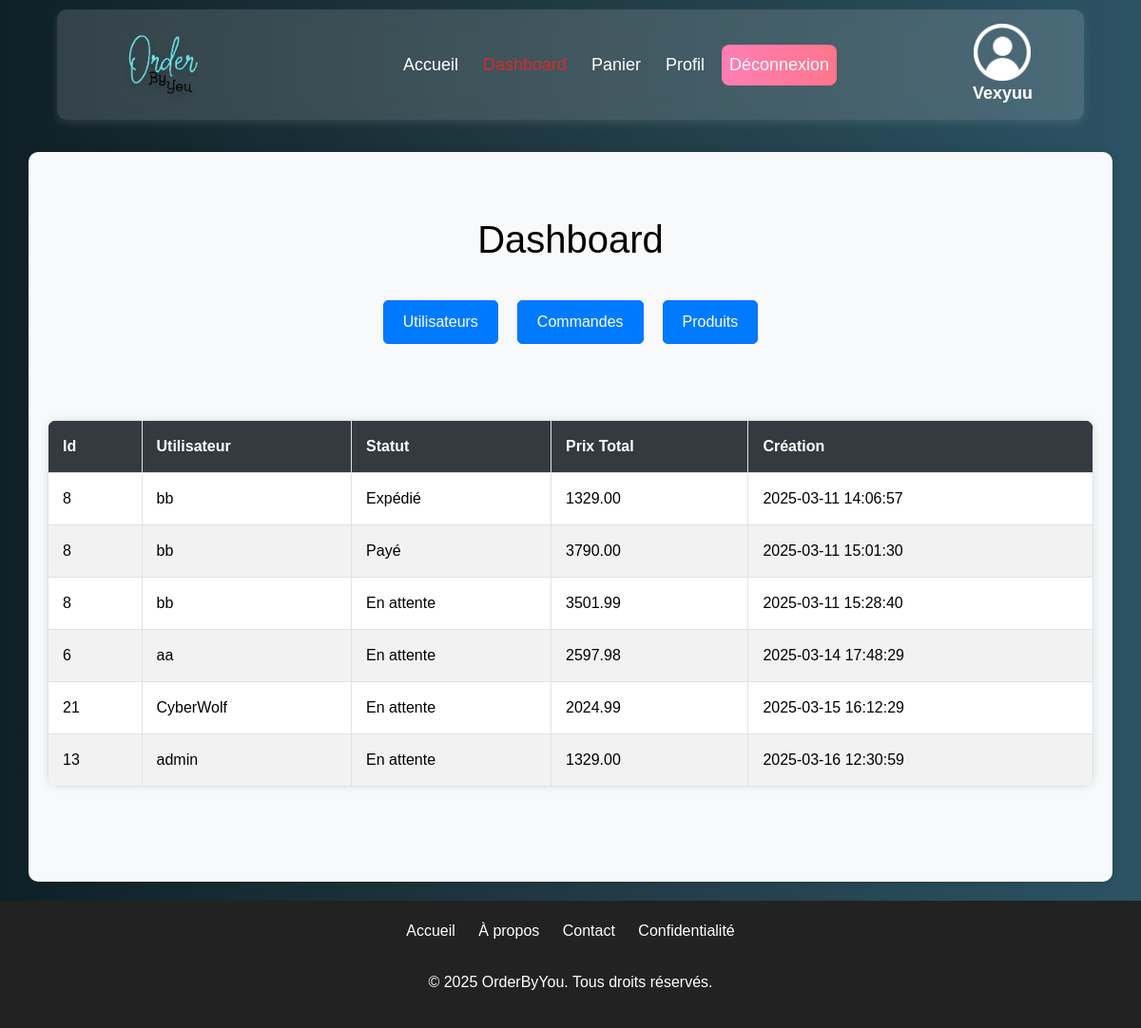
The page /index.php?pages=dashboard&orders (signed in) on the database as committed earlier.
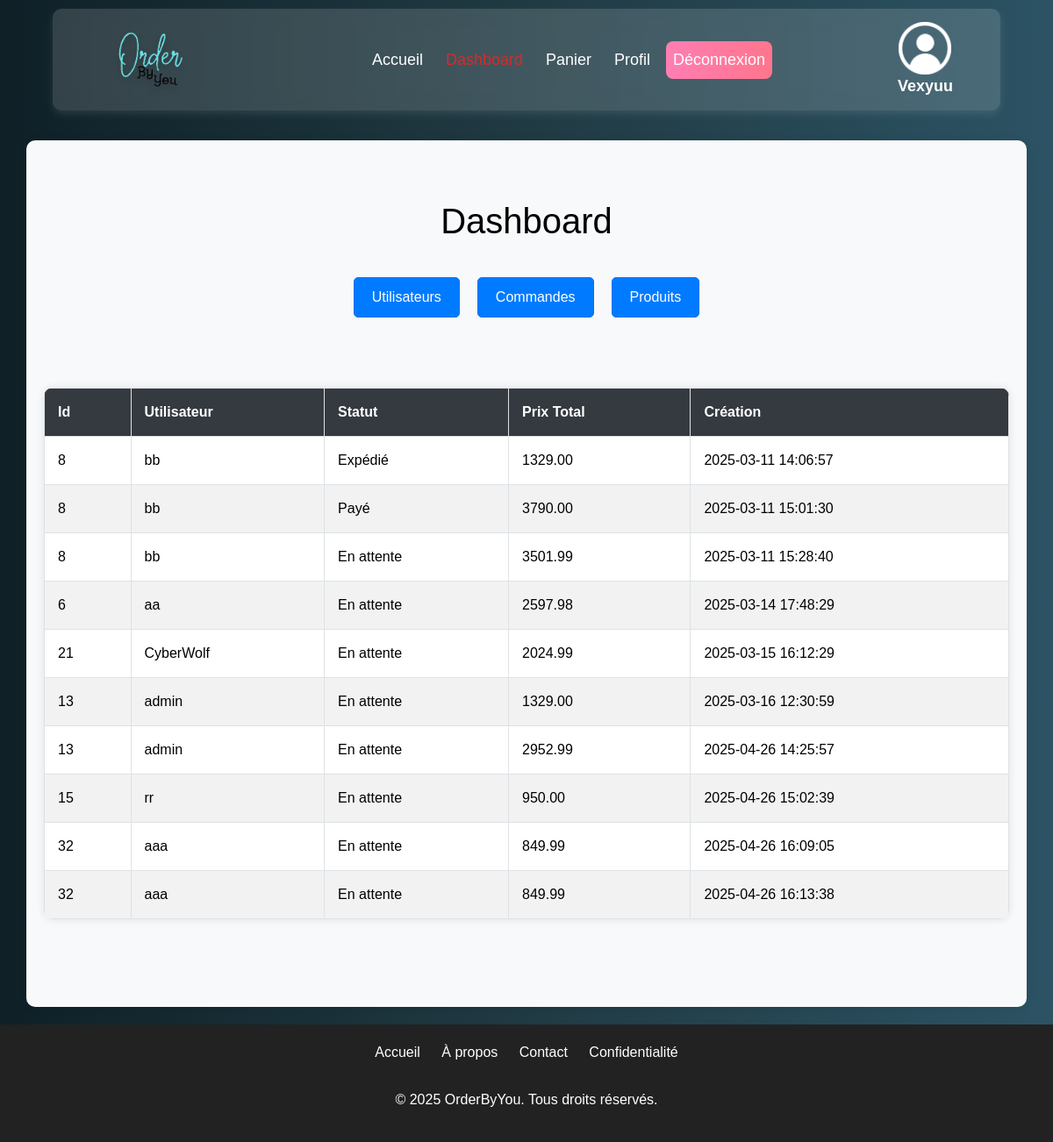
The same page on the database as committed later.
### tables this page shows
CREATE TABLE IF NOT EXISTS `orders` (
  `id` int NOT NULL AUTO_INCREMENT,
  `user_id` int NOT NULL,
  `total_price` decimal(10,2) NOT NULL,
  `status` varchar(50) DEFAULT 'En attente',
  `created_at` timestamp NULL DEFAULT CURRENT_TIMESTAMP,
  PRIMARY KEY (`id`),
  KEY `fk_orders_user` (`user_id`)
);

CREATE TABLE IF NOT EXISTS `users` (
  `id` int NOT NULL AUTO_INCREMENT,
  `username` varchar(100) NOT NULL,
  `first_name` varchar(50) DEFAULT NULL,
  `last_name` varchar(50) DEFAULT NULL,
  `email` varchar(100) NOT NULL,
  `password` varchar(255) NOT NULL,
  `phone` varchar(15) DEFAULT NULL,
  `role` varchar(50) NOT NULL DEFAULT 'CLIENT',
  `created_at` datetime DEFAULT CURRENT_TIMESTAMP,
  PRIMARY KEY (`id`),
  UNIQUE KEY `email` (`email`)
);

### index.php (called while the page is built, shortened)
<?php
include './templates/header.php';
$allowedPages = ['home', 'products', 'cart', 'login', 'register', 'profil', 'logout', 'dashboard', 'order'];
$page = isset($_GET['pages']) ? $_GET['pages'] : 'home';
if (in_array($page, $allowedPages)) {
    $pagePath = './pages/' . $page . '.php';
} else {
    $pagePath = './pages/404.php';
}
include $pagePath;
include './templates/footer.php';
?>

### pages/dashboard.php (the view, shortened to what this page needs)
<?php
$users = $orders = $products = [];
if (isset($_GET['orders'])) {
    $req = $dbb->prepare("SELECT users.id, users.username, orders.status, orders.total_price, orders.created_at
    FROM users INNER JOIN orders where users.id = orders.user_id");
    $req->execute();
    $orders = $req->fetchAll(PDO::FETCH_ASSOC);
}
?>
<div class="container">
    <h1 class="text-center mt-5">Dashboard</h1>
    <div class="dashboard-links">
        <a href="index.php?pages=dashboard&users" class="btn btn-primary">Utilisateurs</a>
        <a href="index.php?pages=dashboard&orders" class="btn btn-primary">Commandes</a>
        <a href="index.php?pages=dashboard&products" class="btn btn-primary">Produits</a>
    </div>
    <?php if (isset($_GET['orders'])): ?>
        <table>
            <thead>
                <tr>
                    <th>Id</th>
                    <th>Utilisateur</th>
                    <th>Statut</th>
                    <th>Prix Total</th>
                    <th>Création</th>
                </tr>
            </thead>
            <tbody>
                <?php foreach ($orders as $order): ?>
                    <tr>
                        <td><?= htmlspecialchars($order['id']) ?></td>
                        <td><?= htmlspecialchars($order['username']) ?></td>
                        <td><?= htmlspecialchars($order['status']) ?></td>
                        <td><?= htmlspecialchars($order['total_price']) ?></td>
                        <td><?= htmlspecialchars($order['created_at']) ?></td>
                    </tr>
                <?php endforeach; ?>
            </tbody>
        </table>
    <?php endif; ?>
</div>

### templates/header.php (shortened to what this page needs)
<!DOCTYPE html>
<html lang="fr">
<head>
    <link rel="stylesheet" href="https://cdn.jsdelivr.net/npm/bootstrap@5.3.0/dist/css/bootstrap.min.css">
    <link rel="stylesheet" href="./assets/css/style.css">
</head>
<body>
<header class="glass-header">
    <nav class="navbar navbar-expand-lg">
        <div class="container-fluid">
            <a href="index.php?pages=home" class="navbar-brand">
                <img src="./assets/img/OrderByYou.png" alt="Logo" class="logo">
            </a>
            <div class="collapse navbar-collapse" id="navbarNav">
                <ul class="navbar-nav mx-auto">
                    <li class="nav-item"><a class="nav-link" href="index.php?pages=home">Accueil</a></li>
                    <?php if (isset($_SESSION['user_role']) && $_SESSION['user_role'] === 'ADMINISTRATEUR'): ?>
                        <li class="nav-item"><a class="nav-link" href="index.php?pages=dashboard&users" style="color:rgb(212, 44, 44)">Dashboard</a></li>
                    <?php endif; ?>
                    <li class="nav-item"><a class="nav-link" href="index.php?pages=cart">Panier</a></li>
                    <?php if (!isset($_SESSION['user_id'])): ?>
                        <li class="nav-item"><a class="nav-link btn-register" href="index.php?pages=register">Inscription</a></li>
                        <li class="nav-item"><a class="nav-link btn-login" href="index.php?pages=login">Connexion</a></li>
                    <?php else: ?>
                        <li class="nav-item"><a class="nav-link" href="index.php?pages=profil">Profil</a></li>
                        <li class="nav-item"><a class="nav-link btn-logout" href="index.php?pages=logout">Déconnexion</a></li>
                    <?php endif; ?>
                </ul>
            </div>
        </div>
    </nav>
    <div class="profil-name">
        <img src="./assets/img/profil.png" width="60px" alt="logo profil"><br>
        <strong><?php echo isset($_SESSION['username']) ? htmlspecialchars($_SESSION['username']) : 'Invité'; ?></strong>
    </div>
</header>
</body>
</html>

### templates/footer.php (shortened to what this page needs)
<footer>
    <div class="container-footer">
        <div class="footer-links">
            <a href="index.php?pages=home">Accueil</a>
            <a href="index.php?pages=about">À propos</a>
            <a href="index.php?pages=contact">Contact</a>
            <a href="index.php?pages=privacy">Confidentialité</a>
        </div>
        <div class="footer-social">
        </div>
        <p>&copy; <?php echo date('Y'); ?> OrderByYou. Tous droits réservés.</p>
    </div>
</footer>

### assets/css/style.css (style rules this page uses)
:root { --primary-color: #28a745; --secondary-color: #dc3545; --background-gradient: linear-gradient(to right, #0f2027, #203a43, #2c5364); --font-family-primary: 'Poppins', sans-serif; --font-family-secondary: Arial, Helvetica, sans-serif; --font-family-title: system-ui, -apple-system, BlinkMacSystemFont, 'Segoe UI', Roboto, Oxygen, Ubuntu, Cantarell, 'Open Sans', 'Helvetica Neue', sans-serif; }
body { padding: 0; margin: 0; text-decoration: none; box-sizing: border-box; background: var(--background-gradient); font-family: var(--font-family-primary); color: white; }
.glass-header { background: rgba(255, 255, 255, 0.15); backdrop-filter: blur(10px); box-shadow: 0 4px 10px rgba(255, 255, 255, 0.1); border-radius: 10px; padding: 5px 5%; position: fixed; width: 90%; top: 10px; left: 50%; transform: translateX(-50%); z-index: 1000; transition: all ease-in-out 0.3s; }
.logo { height: 80px; filter: drop-shadow(0px 4px 4px rgba(0, 0, 0, 0.2)); }
.navbar-nav .nav-link { color: white; font-size: 18px; padding: 8px 15px; margin: 0 5px; transition: ease-in-out 0.5s; }
.btn-login, .btn-logout { background: linear-gradient(to right, #ff7eb3, #ff758c); color: white !important; border-radius: 8px; padding: 8px 15px; transition: all 0.3s; }
.profil-name { position: absolute; top: 15px; right: 5%; font-weight: bold; font-size: 18px; color: white; text-align: center; }

### pages/dashboard.php (style rules this page uses)
.container { margin-top: 20vh; padding: 20px; background-color: #f8f9fa; border-radius: 10px; box-shadow: 0 0 10px rgba(0, 0, 0, 0.1); color: black; }
.dashboard-links { display: flex; justify-content: center; margin: 5vh 0; }
.dashboard-links a { margin: 0 10px; padding: 10px 20px; background-color: #007bff; color: white; text-decoration: none; border-radius: 5px; transition: background-color 0.3s; }
table { width: 100%; border-collapse: collapse; margin: 10vh 0; background: white; color: black; border-radius: 10px; overflow: hidden; box-shadow: 0 0 10px rgba(0, 0, 0, 0.1);e }
th, td { border: 1px solid #dee2e6; padding: 15px; text-align: left; }
th { background: #343a40; color: white; }
tr:nth-child(even) { background: #f2f2f2; }

### templates/footer.php (style rules this page uses)
footer { background: #222; color: white; text-align: center; padding: 20px; margin-top: 20px; }
.footer-links a, .footer-social a { color: white; text-decoration: none; margin: 0 10px; font-size: 16px; }

Rows that differ between the two databases and show on the page:
added orders: user "13", user.username "admin", status "En attente", total_price "2952.99", created_at "2025-04-26 14:25:57"
added orders: user "15", user.username "rr", status "En attente", total_price "950.00", created_at "2025-04-26 15:02:39"
added orders: user "32", user.username "aaa", status "En attente", total_price "849.99", created_at "2025-04-26 16:09:05"
added orders: user "32", user.username "aaa", status "En attente", total_price "849.99", created_at "2025-04-26 16:13:38"
